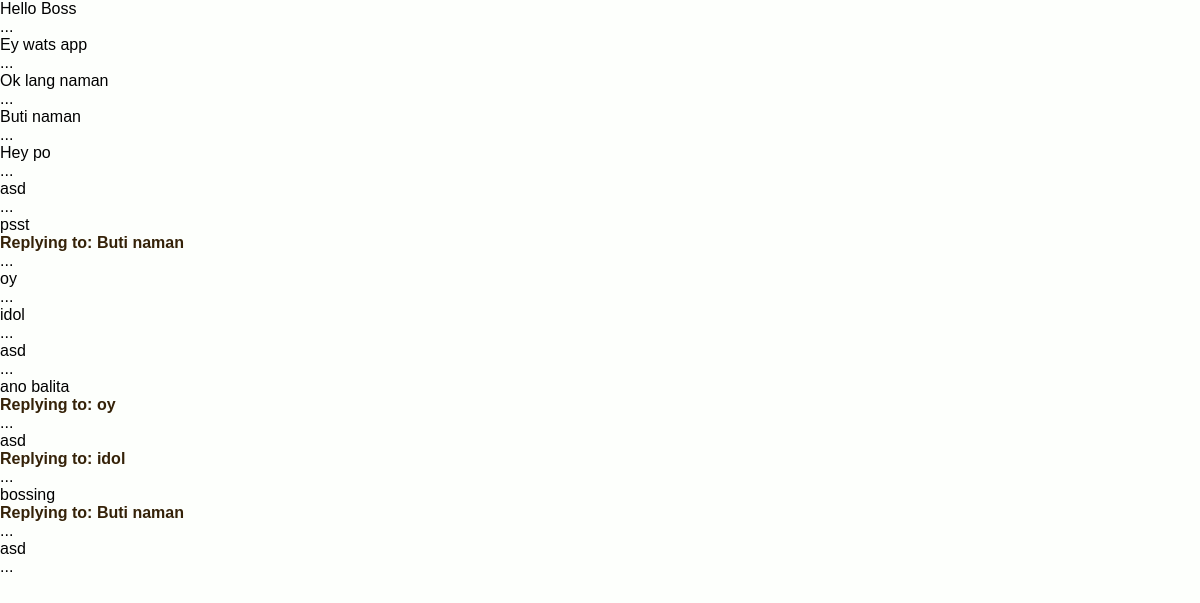
/chat_upgrade/direct/display_messages.php?seller_email=maranathabarredo@gmail.com (signed in), run on the app's committed database.
### tables this page shows
CREATE TABLE `messages` (
  `id` int(11) NOT NULL,
  `sender_id` int(11) NOT NULL,
  `receiver_id` int(11) NOT NULL,
  `message` text NOT NULL,
  `file_path` varchar(255) DEFAULT NULL,
  `reply_to` int(11) DEFAULT NULL,
  `timestamp` timestamp NOT NULL DEFAULT current_timestamp(),
  `status` tinyint(4) DEFAULT 0
);

### chat_upgrade/direct/display_messages.php (the view, shortened to what this page needs)
<?php
include "../conn.php";
if (isset($_GET['seller_email']) && !empty($_GET['seller_email'])) {
    $recipient_email = mysqli_real_escape_string($conn, $_GET['seller_email']);
    $sender_id = $_SESSION['user_id'];
    $recipient_query = "SELECT id FROM users WHERE email = ?";
    $stmt = $conn->prepare($recipient_query);
    $stmt->bind_param('s', $recipient_email);
    $stmt->execute();
    $recipient_result = $stmt->get_result();
    if ($recipient_result->num_rows > 0) {
        $recipient_data = $recipient_result->fetch_assoc();
        $recipient_id = $recipient_data['id'];
        $sql = "SELECT * FROM messages WHERE
                (sender_id = ? AND receiver_id = ?)
                OR (sender_id = ? AND receiver_id = ?)
                ORDER BY timestamp ASC";
        $stmt = $conn->prepare($sql);
        $stmt->bind_param('iiii', $sender_id, $recipient_id, $recipient_id, $sender_id);
        if ($stmt->execute()) {
            $result = $stmt->get_result();
            while ($row = $result->fetch_assoc()) {
                $message = htmlspecialchars($row['message']);
                $reply_to = $row['reply_to'];
                $message_id = $row['id'];
                $message_class = ($row['sender_id'] == $sender_id) ? 'sent' : 'received';
                echo "<div class='message-item $message_class' id='message-$message_id'>";
                echo "<div class='message-content'>";
                echo "<div class='original-message'>";
                echo "<p class='message-text'>$message</p>";
                echo "</div>";
                if ($reply_to) {
                    $reply_sql = "SELECT message, file_path FROM messages WHERE id = ?";
                    $reply_stmt = $conn->prepare($reply_sql);
                    $reply_stmt->bind_param('i', $reply_to);
                    $reply_stmt->execute();
                    $reply_result = $reply_stmt->get_result();
                    $reply_message = $reply_result->fetch_assoc();
                    if ($reply_message) {
                        $reply_text = htmlspecialchars($reply_message['message']);
                        echo "<div class='replied-message' style='position: relative;'>";
                        echo "<a href='#message-$reply_to' class='reply-link'><p class='replied-text'><strong>Replying to:</strong> $reply_text</p>";
                        echo "</a></div>";
                    }
                }
                echo "<div class='message-options'>";
                echo "<span class='ellipsis'>...</span>";
                echo "</div>";
                echo "</div>";
                echo "</div>";
            }
        } else {
            echo "Error loading messages: " . $stmt->error;
        }
    } else {
        echo "Recipient not found.";
    }
} else {
    echo "Recipient email is missing.";
}
?>
<link rel="stylesheet" href="style.css">

### style.css (style rules this page uses)
* { margin: 0; padding: 0; box-sizing: border-box; font-family: Verdana, Geneva, Tahoma, sans-serif; }
a { text-decoration: none; color: #352208; font-weight: 600; }

### data on the page
messages: message "Hello Boss"
messages: message "Ey wats app"
messages: message "Ok lang naman"
messages: message "Buti naman"
messages: message "Hey po"
messages: message "asd"
messages: message "psst", messages.message "Buti naman"
messages: message "oy"
messages: message "idol"
messages: message "asd"
messages: message "ano balita", messages.message "oy"
messages: message "asd", messages.message "idol"
messages: message "bossing", messages.message "Buti naman"
messages: message "asd"
